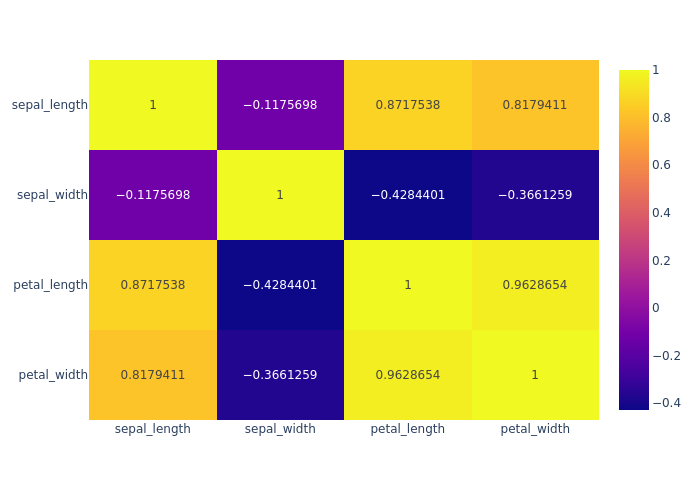

The script that saved this image:
import numpy as np
import matplotlib.pyplot as plt
import seaborn as sns
import plotly.express as px

# let's import a dataset
iris = sns.load_dataset('iris')

# let's create the matrix for correlogram/heatmap
corr = iris.corr(numeric_only=True)

fig = px.imshow(corr, text_auto=True, aspect="auto")
fig.show()

plt.savefig('Correlogram_px.png')